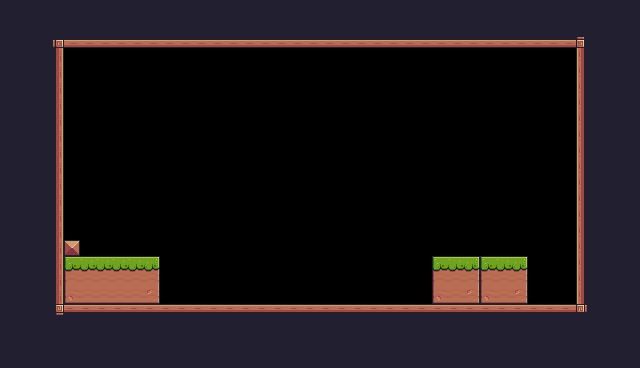

A level layout from a 2D game, rendered from its tile map. Below: a short description, then the map file with its tile-grid data intact:
An orthogonal 40x23 tile map with 16x16 px tiles, 1 tile layer (Tile Layer 1).

<map version="1.10" tiledversion="1.11.2" orientation="orthogonal" renderorder="right-down" width="40" height="23" tilewidth="16" tileheight="16" infinite="0" nextlayerid="2" nextobjectid="1">
 <tileset firstgid="1" source="pixel_adventure.tsx" />
 <layer id="1" name="Tile Layer 1" width="40" height="23">
  <data encoding="csv">
112,112,112,112,112,112,112,112,112,112,112,112,112,112,112,112,112,112,112,112,112,112,112,112,112,112,112,112,112,112,112,112,112,112,112,112,112,112,112,112,
112,112,112,112,112,112,112,112,112,112,112,112,112,112,112,112,112,112,112,112,112,112,112,112,112,112,112,112,112,112,112,112,112,112,112,112,112,112,112,112,
112,112,112,92,134,134,134,134,134,134,134,134,134,134,134,134,134,134,134,134,134,134,134,134,134,134,134,134,134,134,134,134,134,134,134,134,93,112,112,112,
112,112,112,113,0,0,0,0,0,0,0,0,0,0,0,0,0,0,0,0,0,0,0,0,0,0,0,0,0,0,0,0,0,0,0,0,111,112,112,112,
112,112,112,113,0,0,0,0,0,0,0,0,0,0,0,0,0,0,0,0,0,0,0,0,0,0,0,0,0,0,0,0,0,0,0,0,111,112,112,112,
112,112,112,113,0,0,0,0,0,0,0,0,0,0,0,0,0,0,0,0,0,0,0,0,0,0,0,0,0,0,0,0,0,0,0,0,111,112,112,112,
112,112,112,113,0,0,0,0,0,0,0,0,0,0,0,0,0,0,0,0,0,0,0,0,0,0,0,0,0,0,0,0,0,0,0,0,111,112,112,112,
112,112,112,113,0,0,0,0,0,0,0,0,0,0,0,0,0,0,0,0,0,0,0,0,0,0,0,0,0,0,0,0,0,0,0,0,111,112,112,112,
112,112,112,113,0,0,0,0,0,0,0,0,0,0,0,0,0,0,0,0,0,0,0,0,0,0,0,0,0,0,0,0,0,0,0,0,111,112,112,112,
112,112,112,113,0,0,0,0,0,0,0,0,0,0,0,0,0,0,0,0,0,0,0,0,0,0,0,0,0,0,0,0,0,0,0,0,111,112,112,112,
112,112,112,113,0,0,0,0,0,0,0,0,0,0,0,0,0,0,0,0,0,0,0,0,0,0,0,0,0,0,0,0,0,0,0,0,111,112,112,112,
112,112,112,113,0,0,0,0,0,0,0,0,0,0,0,0,0,0,0,0,0,0,0,0,0,0,0,0,0,0,0,0,0,0,0,0,111,112,112,112,
112,112,112,113,0,0,0,0,0,0,0,0,0,0,0,0,0,0,0,0,0,0,0,0,0,0,0,0,0,0,0,0,0,0,0,0,111,112,112,112,
112,112,112,113,0,0,0,0,0,0,0,0,0,0,0,0,0,0,0,0,0,0,0,0,0,0,0,0,0,0,0,0,0,0,0,0,111,112,112,112,
112,112,112,113,0,0,0,0,0,0,0,0,0,0,0,0,0,0,0,0,0,0,0,0,0,0,0,0,0,0,0,0,0,0,0,0,111,112,112,112,
112,112,112,113,35,0,0,0,0,0,0,0,0,0,0,0,0,0,0,0,0,0,0,0,0,0,0,0,0,0,0,0,0,0,0,0,111,112,112,112,
112,112,112,113,7,8,8,8,8,9,0,0,0,0,0,0,0,0,0,0,0,0,0,0,0,0,0,7,8,9,7,8,9,0,0,0,111,112,112,112,
112,112,112,113,29,30,30,30,30,31,0,0,0,0,0,0,0,0,0,0,0,0,0,0,0,0,0,29,30,31,29,30,31,0,0,0,111,112,112,112,
112,112,112,113,51,52,52,52,52,53,0,0,0,0,0,0,0,0,0,0,0,0,0,0,0,0,0,51,52,53,51,52,53,0,0,0,111,112,112,112,
112,112,112,114,90,90,90,90,90,90,90,90,90,90,90,90,90,90,90,90,90,90,90,90,90,90,90,90,90,90,90,90,90,90,90,90,115,112,112,112,
112,112,112,112,112,112,112,112,112,112,112,112,112,112,112,112,112,112,112,112,112,112,112,112,112,112,112,112,112,112,112,112,112,112,112,112,112,112,112,112,
112,112,112,112,112,112,112,112,112,112,112,112,112,112,112,112,112,112,112,112,112,112,112,112,112,112,112,112,112,112,112,112,112,112,112,112,112,112,112,112,
112,112,112,112,112,112,112,112,112,112,112,112,112,112,112,112,112,112,112,112,112,112,112,112,112,112,112,112,112,112,112,112,112,112,112,112,112,112,112,112
</data>
 </layer>
</map>
